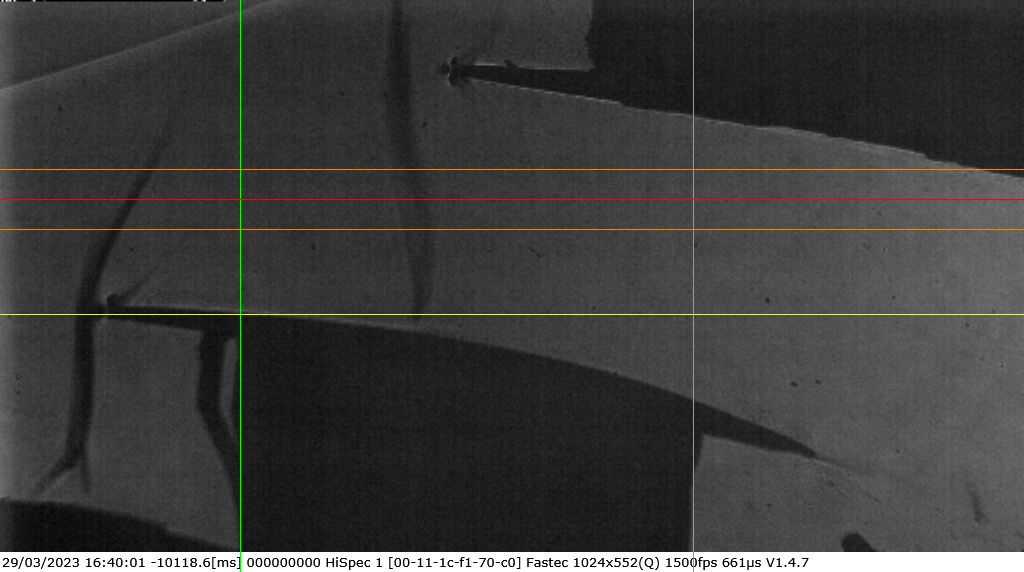
#> input picture tests/LowRe/Leadingedge/NotRotated/15mm/1.5kHz_15mm_0.13mm-px_tk_60px_LE-XR-RefD.png, 1024 x 572 px; its folder holds only this picture in this run
$ python -i generateshocksignal.py   (imports and definitions only)   (older library calls are emulated)
#> lines starting #> are read from the running program, lines starting #| are printed output that depends on the picture
#> further down, picture is the input picture: shape (572, 1024, 3); mean B, G, R 59.2, 60.6, 61
### build/lib/ShockOscillationAnalysis/decorators.py
# -*- coding: utf-8 -*-
"""
Created on Sun May 28 13:49:58 2024

@author: Ahmed H. Hanfy
"""
import time

# [30 lines left out: function TimeCalculation, not called in this run]

def calculate_running_time(func):
    """
    Decorator to calculate the running time of a function.

    This decorator calculates the running time of a function by measuring the time taken to execute it.
    It prints the running time to the console using the TimeCalculation function.

    Parameters:
         **func (function)**: The function to be decorated.

    Returns:
        function: The wrapped function.

    Examples:
        >>> @calculate_running_time
        ... def my_function():
        ...     # function body
        ...     pass

        In this example, the running time of the `my_function` will be calculated and printed to the console.

    """
    # [6 lines left out: function wrapper, not called in this run]
    return wrapper

### build/lib/ShockOscillationAnalysis/generateshocksignal.py
# -*- coding: utf-8 -*-
"""
Created on Sun Dec 10 02:41:58 2023

@author: Ahmed H. Hanfy
"""
import cv2
import sys
import numpy as np
from scipy import signal
import matplotlib.pyplot as plt
from .support_func import log_message
from .shocktracking import ShockTraking
from .decorators import calculate_running_time

def GradientGenerator(img:np.ndarray[int], KernalDim: int = 3)-> np.ndarray[int]:
    """
    Generate the gradient magnitude of an image using Sobel operators.
    This function applies Sobel operators to compute the gradient magnitude of the input image.
    The `KernalDim` parameter specifies the dimension of the Sobel kernel used for gradient calculation.

    Parameters:
        - **img (numpy.ndarray)**: Input image (grayscale).
        - **KernalDim (int)**: Dimension of the Sobel kernel. Default is 3.

    Returns:
        numpy.ndarray: Gradient magnitude of the input image.

    Example:
        >>> gradient = GradientGenerator(image, KernalDim=3)

    .. note::
        - The input image should be in grayscale.
        - The function returns the gradient magnitude of the input image.
    """
#> called with KernalDim = 3
    ddepth = cv2.CV_16S

    grad_x = cv2.Sobel(img, ddepth, 1, 0, ksize=KernalDim, scale=1, delta=0, borderType=cv2.BORDER_DEFAULT)
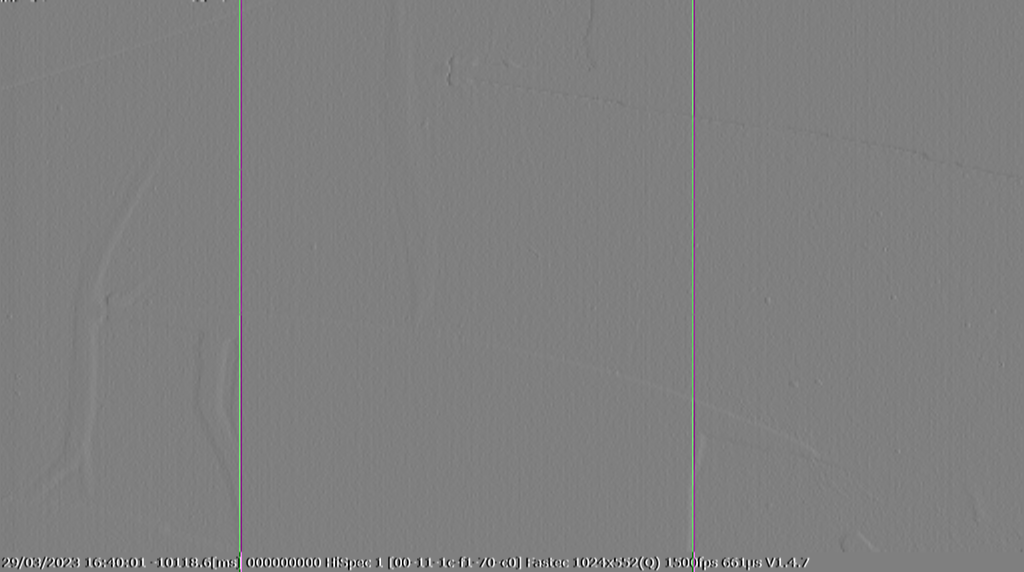
#> grad_x: shape (572, 1024, 3) int16; mean B, G, R -0.1, -0.1, -0.1; drawn with min black and max white
    grad_y = cv2.Sobel(img, ddepth, 0, 1, ksize=KernalDim, scale=1, delta=0, borderType=cv2.BORDER_DEFAULT)
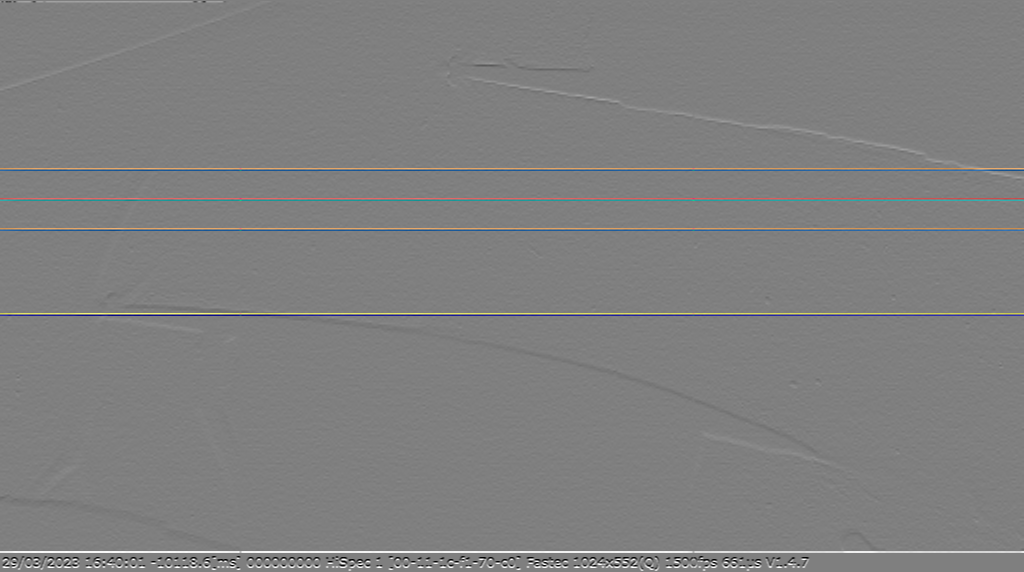
#> grad_y: shape (572, 1024, 3) int16; mean B, G, R 2.9, 2.9, 2.9; drawn with min black and max white

    abs_grad_x = cv2.convertScaleAbs(grad_x)
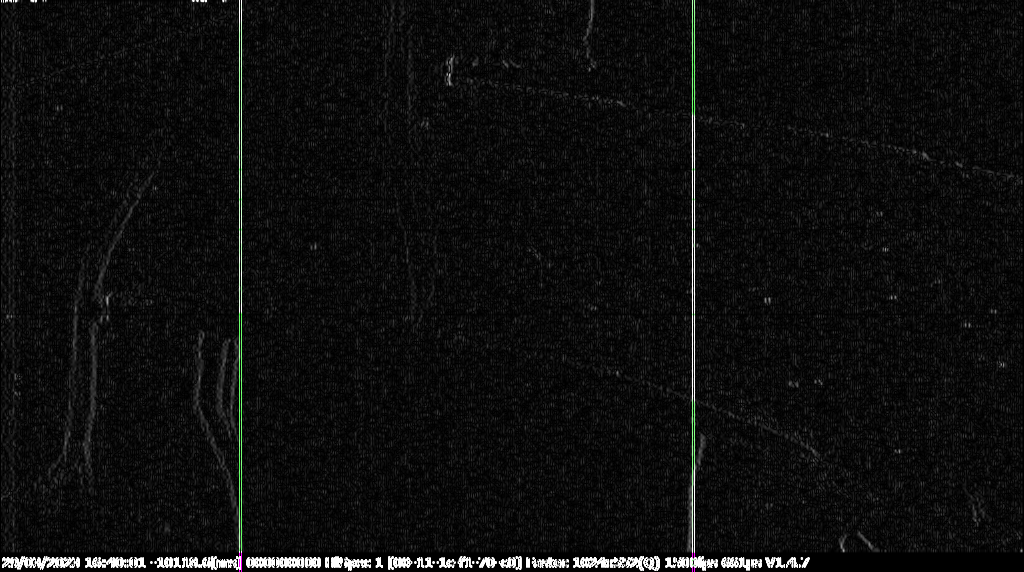
#> abs_grad_x: shape (572, 1024, 3); mean B, G, R 14, 14.3, 14
    abs_grad_y = cv2.convertScaleAbs(grad_y)
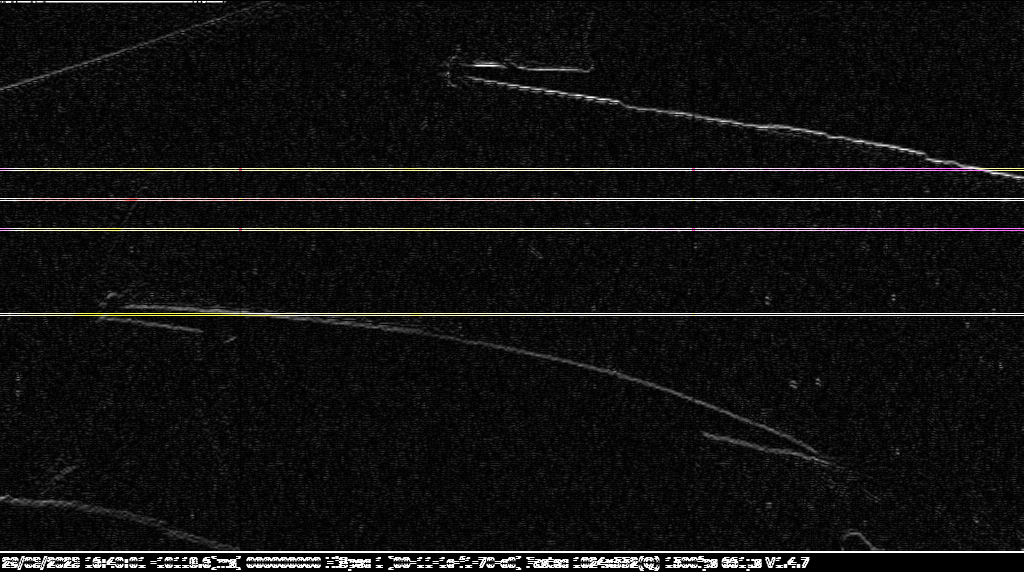
#> abs_grad_y: shape (572, 1024, 3); mean B, G, R 17, 17.2, 17.4

    grad = cv2.addWeighted(abs_grad_x, 0.5, abs_grad_y, 0.5, 0)
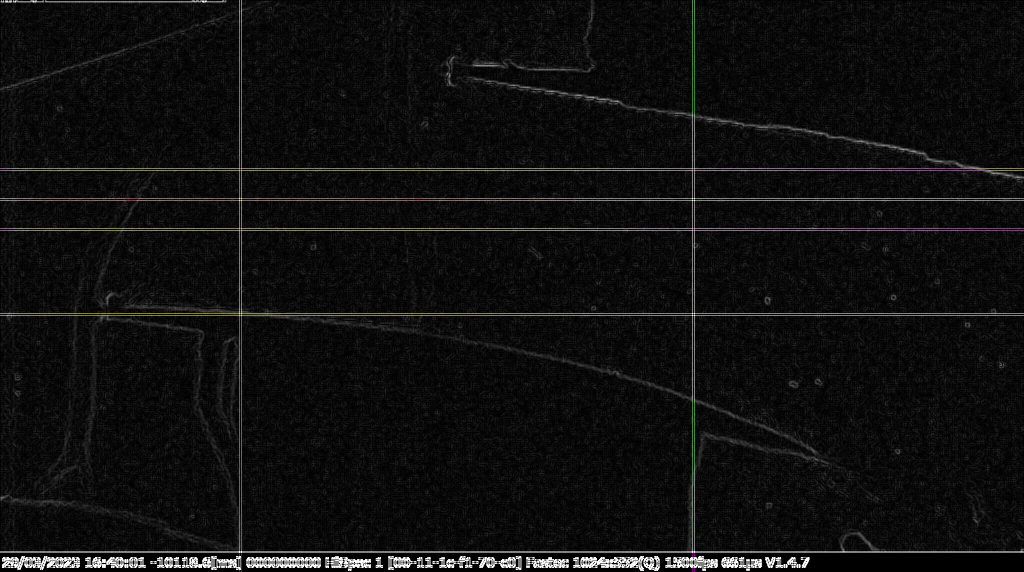
#> grad: shape (572, 1024, 3); mean B, G, R 15.5, 15.7, 15.7
    return grad

# [171 lines left out: functions IntegralShocktracking, GradShocktracking, DarkestSpotShocktracking, GenerateShockSignal, not called in this run]

>>> import cv2
>>> picture = cv2.imread('../../../tests/LowRe/Leadingedge/NotRotated/15mm/1.5kHz_15mm_0.13mm-px_tk_60px_LE-XR-RefD.png')
>>> result = GradientGenerator(picture)
